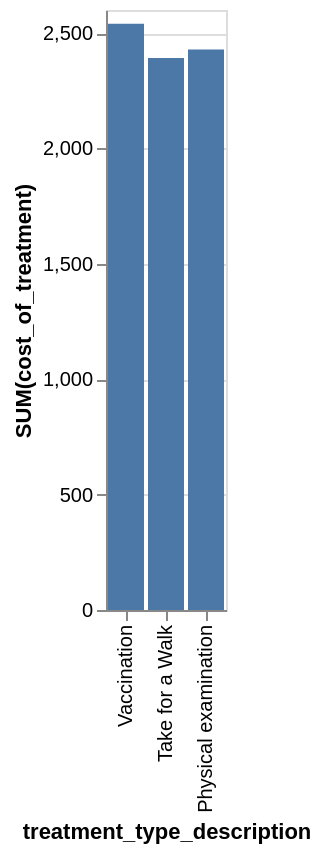

Write the Vega-Lite specification saved for this chart.
### Vega-Lite specification from a JSON file in a GitHub repository (floating-point values rounded to 4 significant figures)
{"data": {"values": [{"x_data": "Vaccination", "y_data": 2540}, {"x_data": "Take for a Walk", "y_data": 2392}, {"x_data": "Physical examination", "y_data": 2429}]}, "mark": "bar", "encoding": {"x": {"field": "x_data", "type": "nominal", "title": "treatment_type_description", "sort": "descending"}, "y": {"field": "y_data", "type": "quantitative", "title": "SUM(cost_of_treatment)"}}}
